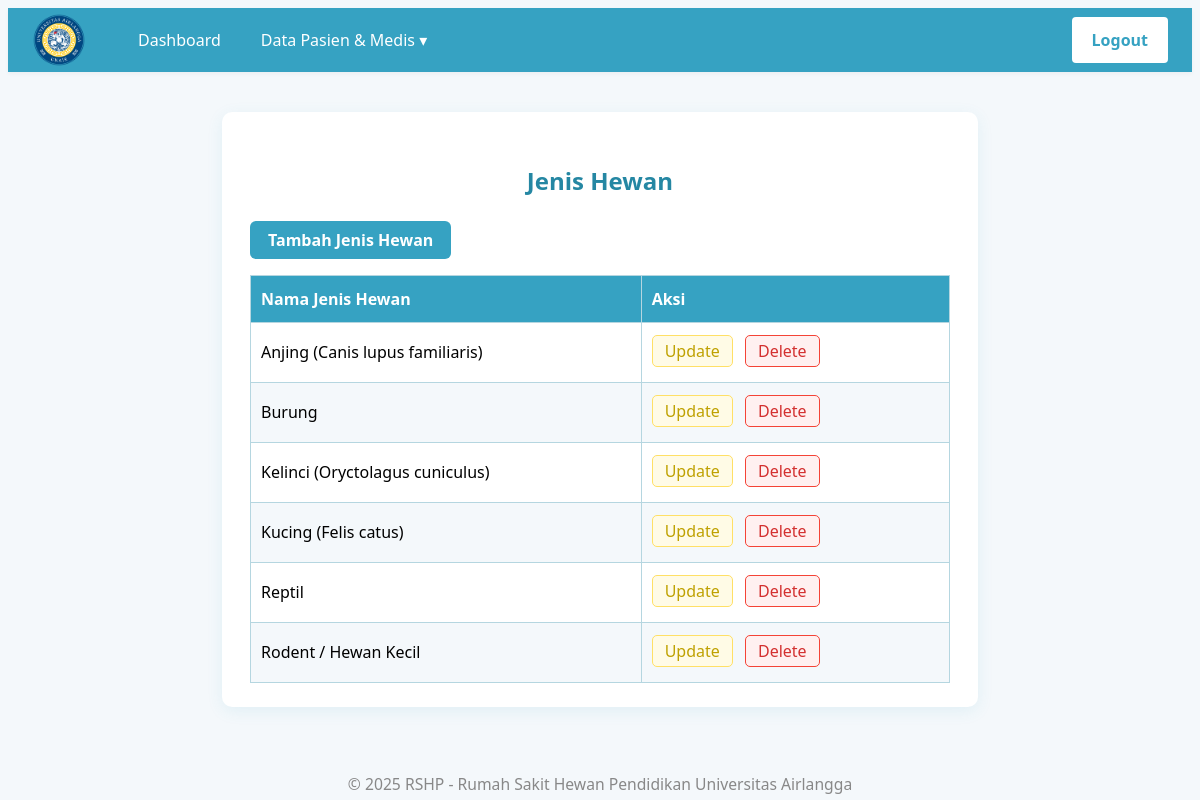
The page /roles/animal/JenisHewanView.php (signed in) on the database its author committed.
### tables this page shows
CREATE TABLE `jenis_hewan` (
  `idjenis_hewan` int NOT NULL,
  `nama_jenis_hewan` varchar(100) DEFAULT NULL
);

### databases/koneksi.php (called while the page is built, shortened)
<?php
class Database {
	private $host;
	private $user;
	private $pass;
	private $db;
	private $conn;
	public function __construct(
		$host = 'localhost',
		$user = 'root',
		$pass = '',
		$db   = 'kuliah_wf_2025'
	) {
		$this->host = $host;
		$this->user = $user;
		$this->pass = $pass;
		$this->db   = $db;
	}
	private function connect() {
		$this->conn = new mysqli($this->host, $this->user, $this->pass, $this->db);
	}
	public function select($query, $params = [], $types = '') {
		$stmt = $this->conn->prepare($query);
		$stmt->execute();
		$result = $stmt->get_result();
		$data = $result ? $result->fetch_all(MYSQLI_ASSOC) : [];
		return $data;
	}
}
?>

### controllers/JenisHewanController.php (called while the page is built, shortened)
<?php
require_once __DIR__ . '/../models/jenisHewan.php';
class JenisHewanController {
    private $model;
    public function __construct() {
        $this->model = new Jenis_hewan();
    }
    public function index() {
        return $this->model->helper_fetch_all_jenis_hewan_from_db();
    }
}

### models/jenisHewan.php (called while the page is built, shortened)
<?php
require_once __DIR__ . '/../databases/koneksi.php';
class Jenis_hewan
{
    private $db;
    public function __construct()
    {
        $this->db = new Database();
    }
    public function helper_fetch_all_jenis_hewan_from_db()
    {
        $sql = "SELECT * FROM jenis_hewan ORDER BY nama_jenis_hewan";
        return $this->db->select($sql);
    }
}

### roles/animal/JenisHewanView.php (the view, shortened to what this page needs)
<?php
require_once __DIR__ . '/../../controllers/JenisHewanController.php';
class JenisHewanView
{
    private $jenisList;
    public function __construct($jenisList)
    {
        $this->jenisList = $jenisList;
    }
    public function render()
    {
?>
        <!DOCTYPE html>
        <html lang="id">
        <head>
            <link rel="stylesheet" href="../../assets/css/jenis_hewan.css?v=<?php echo time(); ?>">
        </head>
        <body>
            <?php include('../../views/partials/menu.php'); ?>
            <div class="jenis-table-container">
                <h2>Jenis Hewan</h2>
                <a href="TambahJenisView.php" class="tambah-jenis-btn">Tambah Jenis Hewan</a>
                <table class="jenis-table">
                    <thead>
                        <tr>
                            <th>Nama Jenis Hewan</th>
                            <th>Aksi</th>
                        </tr>
                    </thead>
                    <tbody>
                        <?php foreach ($this->jenisList as $jenis) : ?>
                            <tr>
                                <td><?php echo htmlspecialchars($jenis['nama_jenis_hewan']); ?></td>
                                <td>
                                    <a href="UpdateJenisView.php?id=<?php echo $jenis['idjenis_hewan']; ?>" class="aksi-link edit-link">Update</a>
                                    <a href="DeleteJenisView.php?id=<?php echo $jenis['idjenis_hewan']; ?>" class="aksi-link delete-link">Delete</a>
                                </td>
                            </tr>
                        <?php endforeach; ?>
                    </tbody>
                </table>
            </div>
            <?php include('../../views/partials/footer.php'); ?>
        </body>
        </html>
<?php
        return ob_get_clean();
    }
}
$controller = new JenisHewanController();
$jenisList = $controller->index();
$view = new JenisHewanView($jenisList);
echo $view->render();

### assets/css/jenis_hewan.css (style rules this page uses)
h2 { color: #2587a3; text-align: center; margin-bottom: 24px; }
body { background: #f4f8fb; font-family: 'Segoe UI', Arial, sans-serif; }
.jenis-table-container { max-width: 700px; margin: 40px auto 0 auto; background: #fff; padding: 32px 28px 24px 28px; border-radius: 10px; box-shadow: 0 4px 16px rgba(54, 162, 194, 0.10); }
.jenis-table { width: 100%; border-collapse: collapse; background: #fff; }
.jenis-table th, .jenis-table td { border: 1px solid #b5d6e0; padding: 12px 10px; text-align: left; }
.jenis-table th { background: #36a2c2; color: #fff; font-weight: 700; }
.jenis-table tr:nth-child(even) { background: #f4f8fb; }
.jenis-table .aksi-link { text-decoration: none; font-weight: 500; padding: 4px 12px; border-radius: 5px; transition: background 0.18s, color 0.18s; margin-bottom: 3px; margin-right: 8px; display: inline-block; font-size: 1em; }
.jenis-table .edit-link { background: #fffbe6; color: #bfa100; border: 1.5px solid #ffe066; }
.jenis-table .delete-link { background: #fff0f0; color: #d32f2f; border: 1.5px solid #f44336; }
.tambah-jenis-btn { display: inline-block; background: #36a2c2; color: #fff; padding: 8px 18px; border-radius: 6px; text-decoration: none; font-weight: 600; margin-bottom: 16px; transition: background 0.2s; }

### rows shown on the page
jenis_hewan: nama_jenis_hewan "Anjing (Canis lupus familiaris)"
jenis_hewan: nama_jenis_hewan "Burung"
jenis_hewan: nama_jenis_hewan "Kelinci (Oryctolagus cuniculus)"
jenis_hewan: nama_jenis_hewan "Kucing (Felis catus)"
jenis_hewan: nama_jenis_hewan "Reptil"
jenis_hewan: nama_jenis_hewan "Rodent / Hewan Kecil"
